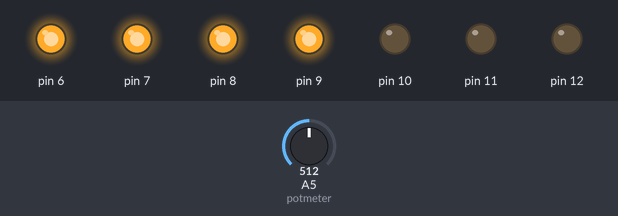
Bench run of a sketch on a simulated Arduino Uno, built with avr-gcc and run on an emulated ATmega328P. On the bench: output pins drawn as LEDs (lit = HIGH). Inputs (shaded band) come from the test bench; at power-on: A5 (potmeter) = 512.

Above: at 1.2 s.
1.3 s: A5 (potmeter) set to 568
2.8 s: A5 (potmeter) set to 592
At 3.4 s:
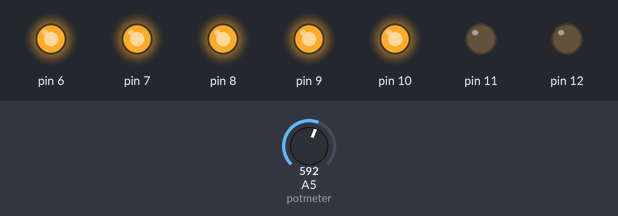
4.3 s: A5 (potmeter) set to 306
At 4.7 s:
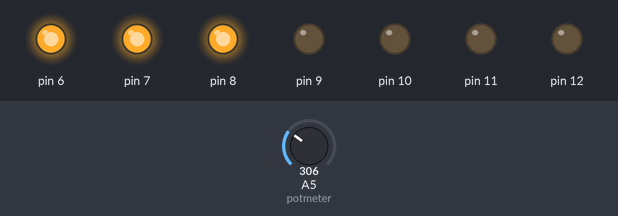
5.8 s: A5 (potmeter) set to 282
At 6.1 s:
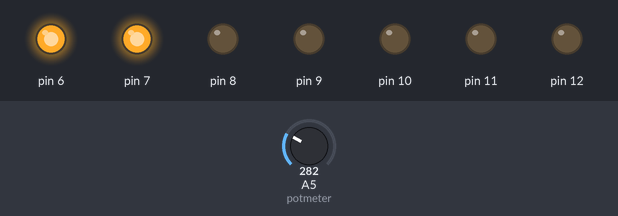
7.3 s: A5 (potmeter) set to 156
8.8 s: A5 (potmeter) set to 134
At 10.0 s:
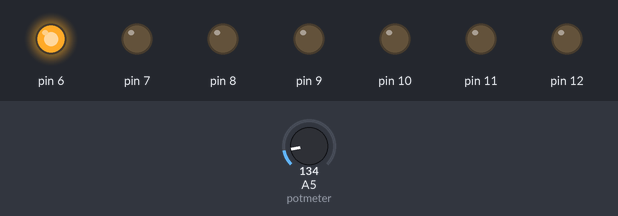
Timing chart, 0 to 11.3 s (numbered marks = the images above; inputs shaded):
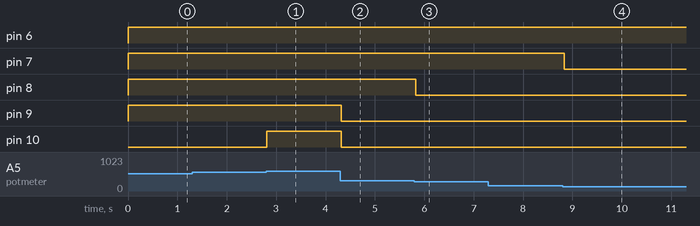

The sketch:

opdracht-4.ino
```cpp
int potMetric = 0;

void setup() {
  // LED pins vanaf 6 tot 12 defineren als output
  for (int i = 6; i <= 12; i++) {
    pinMode(i, OUTPUT);
  }
}

void loop() {
  potmeter();
}

void potmeter() {
  // Lees de potmeter uit
  potMetric = analogRead(A5);

  // Map de potmeter values op de leds
  int value = map(potMetric, 0, 1023, 0, 7);

  // Zet de led's aan op basis van de value
  for (int i = 6; i <= (6 + value); i++) {
    digitalWrite(i, HIGH);
  }

  // Zet de led's uit op basis van de value
  for (int i = (6 + value + 1); i <= 12; i++) {
    digitalWrite(i, LOW);
  }

  delay(50);
}
```

Measured:
- the behaviour switches between 584 and 585 on A5 (potmeter) (found by bisection; images 0 and 1)
- the behaviour switches between 293 and 292 on A5 (potmeter) (found by bisection; images 2 and 3)
- the behaviour switches between 147 and 146 on A5 (potmeter) (found by bisection; images 3 and 4)
- after the input at 1.3 s, every drawn part: stays the same
- after the input at 2.8 s, pin 10: LOW → HIGH at once
- after the input at 4.3 s, pin 9, pin 10: HIGH → LOW at once
- after the input at 5.8 s, pin 8: HIGH → LOW at once
- after the input at 7.3 s, every drawn part: stays the same
- after the input at 8.8 s, pin 7: HIGH → LOW at once
